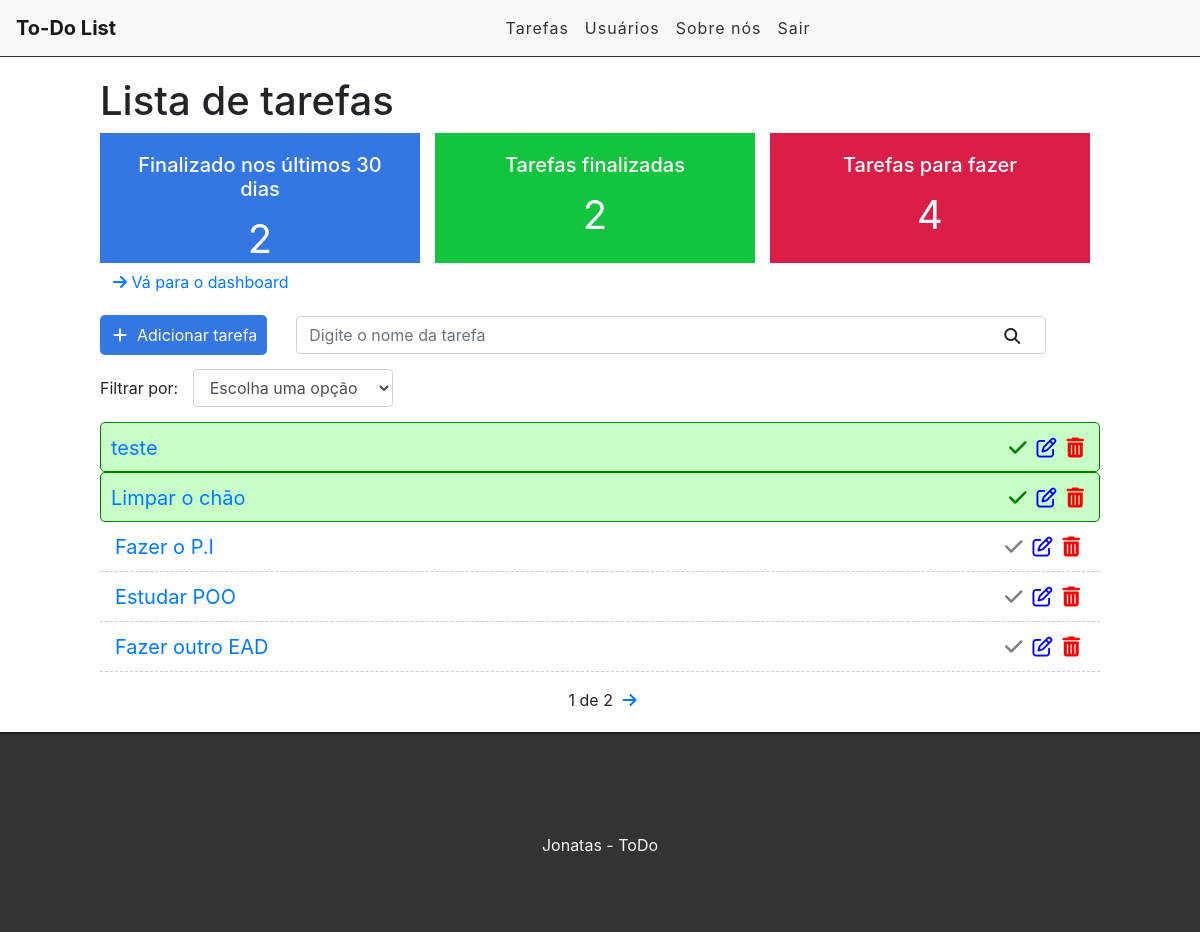
Before: / (signed in) with the older database file.
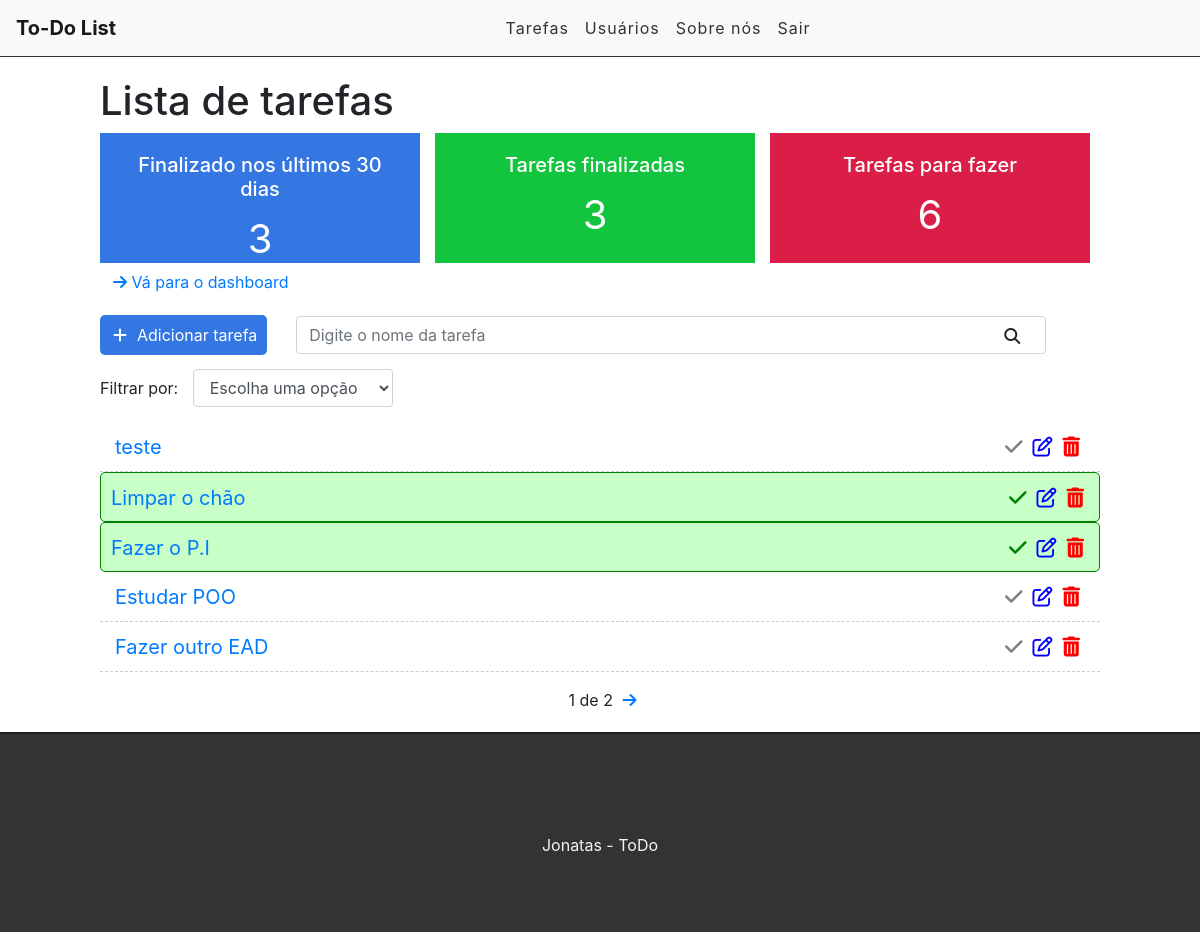
After: the same page with the newer database file.
### tasks/models.py (models this page shows, shortened)
class Task(models.Model):
    STATUS = (
        ('doing', 'Doing'),
        ('done', 'Done')
    )
    title = models.CharField(max_length=255)
    description = models.TextField()
    done = models.CharField(max_length=5, choices=STATUS)
    user = models.ForeignKey(get_user_model(), on_delete=models.CASCADE)
    created_at = models.DateTimeField(auto_now_add=True)
    update_at = models.DateTimeField(auto_now=True)

### tasks/views.py (the view)
# urls.py: path('', task_list, name='task_list'),
@login_required
def task_list(request):
    search = request.GET.get('search')
    searchFilter = request.GET.get('filter')
    tasksDoneRecently = Task.objects.filter(done='done', update_at__gt=datetime.datetime.now()-datetime.timedelta(days=30), user=request.user).count()
    tasksDone = Task.objects.filter(done='done', user=request.user).count()
    tasksDoing = Task.objects.filter(done='Doing', user=request.user).count()
    if search:
        tasks = Task.objects.filter(title__icontains=search, user=request.user)
    elif searchFilter:
        tasks = Task.objects.filter(done=searchFilter, user=request.user)
    else:
        task_list = Task.objects.all().order_by('-created_at').filter(user=request.user)
        paginator = Paginator(task_list, 5)
        page = request.GET.get('page')
        tasks = paginator.get_page(page)
    return render(request, 'tasks/list.html', {'tasks': tasks, 'tasksRecently': tasksDoneRecently, 'tasksDone': tasksDone, 'tasksDoing': tasksDoing})

### tasks/templates/tasks/list.html (shortened to what this page needs)
{% extends 'base.html' %}
{% block content %}
    <div class="offset-1 col-10 list-div">
        <h1>Lista de tarefas</h1>
        <div class="container dashboard">
            <div class = "col-4 dashboard-box" id="dashboard-lastdays">
                <h4>Finalizado nos últimos 30 dias</h4>
                <span>{{ tasksRecently }}</span>
            </div>
            <div class = "col-4 dashboard-box" id="dashboard-done">
                <h4>Tarefas finalizadas</h4>
                <span>{{ tasksDone}}</span>
            </div>
            <div class = "col-4 dashboard-box" id="dashboard-doing">
                <h4>Tarefas para fazer</h4>
                <span> {{tasksDoing}} </span>
            </div>
        </div>
        <a href"/dashboard" class="btn btn-link"> <i class="fa fa-arrow-right" aria-hidden="true"></i><span> Vá para o dashboard</span></a><br>
        <a id="add_link" href="/newtask">
            <div class="col-2 add-div">
                <i class="fa fa-plus" aria-hidden="true"></i>Adicionar tarefa
            </div>
        </a>
        <div class="col-9 search-div">
            <form method="GET" id="search form">
                <input class="form-control" type="text" id="search" name="search" placeholder="Digite o nome da tarefa" value="{{ request.GET.search}}">
                <i class="fa fa-search" aria-hidden="true" id="search-btn"></i>
            </form>
        </div>
        <div class="col-12 filter-div">
            <span>Filtrar por: </span>
            <select name="filter" id="filter" class="form-control">
                <option value="">Escolha uma opção </option>
            </select>
        </div>
        <ul class="task-list">
            {% for task in tasks %}
            {% if task.done == 'Doing' %}
                <li class="task-item">
            {% else %}
                <li class="task-item done">
            {% endif %}
                    <span><a href="/task/{{ task.id }}">{{ task.title }}</a></span>
                    <a href="delete/{{ task.id }}" class="delete-btn"><span><i class="fa fa-trash" aria-hidden="true"></i></span></a>
                    <a href="edit/{{ task.id }}"><span><i class="fa fa-edit" aria-hidden="true"></i></span></a>
                    <a href="change-status/{{ task.id }}"><span><i class="fa fa-check" aria-hidden="true"></i></span></a>
                </li>
            {% endfor %}
        </ul>
        <div class="pagination">
            <span class="step-links">
                {% if tasks.paginator.num_pages %}
                    <span class="current">
                        {{ tasks.number }} de {{ tasks.paginator.num_pages }}
                    </span>
                {% endif %}
                {% if tasks.has_next %}
                    <a href="?page={{ tasks.next_page_number }}"><i class="fa fa-arrow-right" aria-hidden="true"></i></a>
                {% endif %}
            </span>
        </div>
    </div>
{% endblock content %}

Changed rows visible on the page:
changed Task "teste": done "done" → "Doing" (drawn)
changed Task "Fazer o P.I": done "Doing" → "done" (drawn)
Other visible differences:
{{ tasksRecently }}: "2" → "3"
{{ tasksDone }}: "2" → "3"
{{ tasksDoing }}: "4" → "6"
